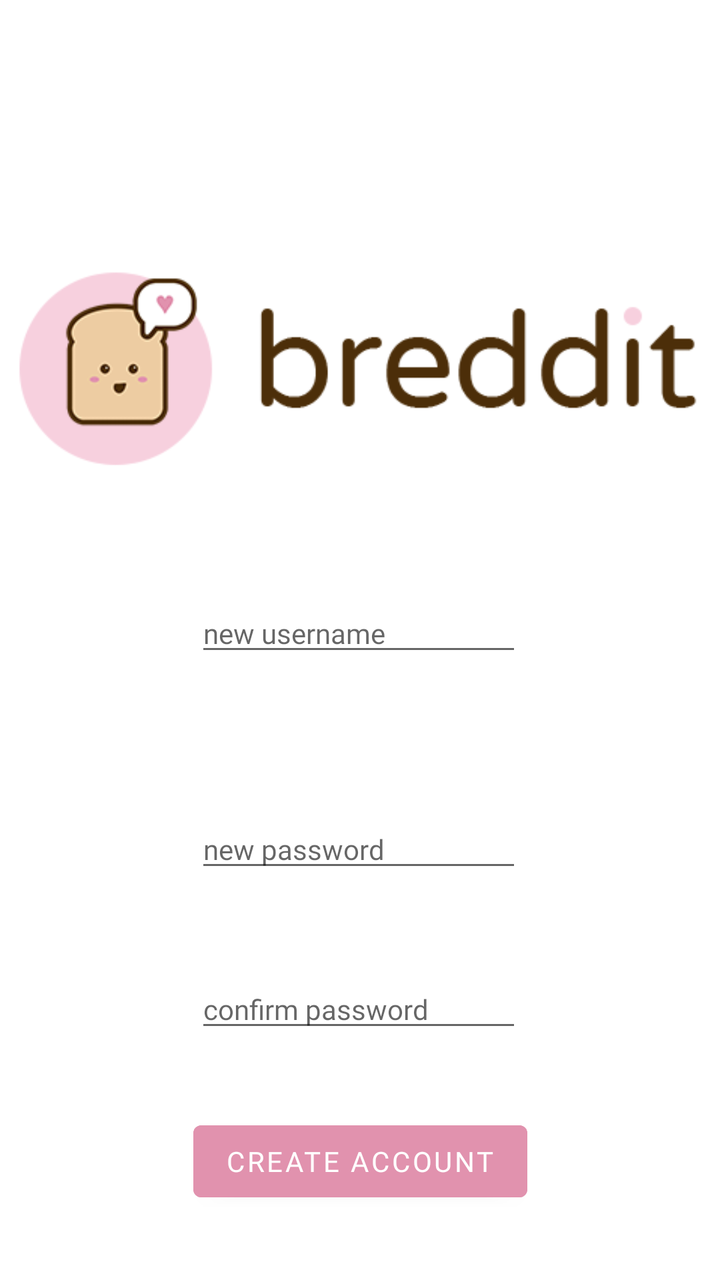
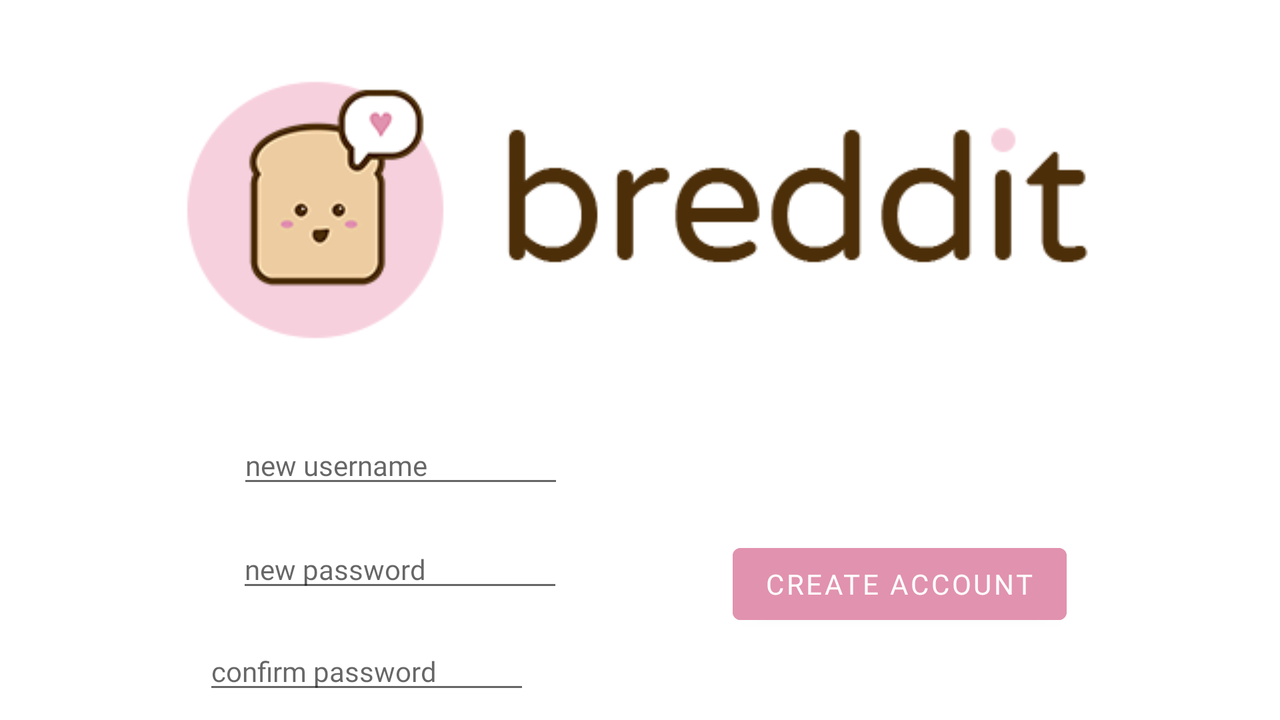

Two renders of one Android screen. The first uses the default layout on a phone; the second uses the alternative layout the repository ships for a different screen configuration, on a matching device. The two XML files are below.
<!-- AndroidManifest.xml: application theme Theme.BredditLight -->
<!-- res/layout/activity_create_new_account.xml -->
<?xml version="1.0" encoding="utf-8"?>
<androidx.constraintlayout.widget.ConstraintLayout xmlns:android="http://schemas.android.com/apk/res/android"
    xmlns:app="http://schemas.android.com/apk/res-auto"
    xmlns:tools="http://schemas.android.com/tools"
    android:layout_width="match_parent"
    android:layout_height="match_parent"
    tools:context=".SignIn.CreateNewAccountActivity">

    <ImageView
        android:id="@+id/imageView2"
        android:layout_width="wrap_content"
        android:layout_height="wrap_content"
        android:layout_marginTop="100dp"
        android:layout_marginBottom="32dp"
        android:src="@drawable/breddit_logo_long_white"
        app:layout_constraintBottom_toTopOf="@+id/create_new_account_username_1"
        app:layout_constraintEnd_toEndOf="parent"
        app:layout_constraintStart_toStartOf="parent"
        app:layout_constraintTop_toTopOf="parent" />

    <Button
        android:id="@+id/create_new_account_button"
        android:layout_width="wrap_content"
        android:layout_height="wrap_content"
        android:backgroundTint="#E192AE"
        android:fontFamily="@font/varela_round"
        android:text="@string/create_acc_button"
        app:layout_constraintBottom_toBottomOf="parent"
        app:layout_constraintEnd_toEndOf="parent"
        app:layout_constraintStart_toStartOf="parent"
        app:layout_constraintTop_toBottomOf="@+id/create_new_account_password_confirm" />

    <EditText
        android:id="@+id/create_new_account_username_1"
        android:layout_width="wrap_content"
        android:layout_height="wrap_content"
        android:layout_marginTop="32dp"
        android:ems="10"
        android:fontFamily="@font/varela_round"
        android:hint="@string/create_acc_new_user_hint"
        android:inputType="textEmailAddress"
        android:textSize="14sp"
        app:layout_constraintEnd_toEndOf="parent"
        app:layout_constraintHorizontal_bias="0.497"
        app:layout_constraintStart_toStartOf="parent"
        app:layout_constraintTop_toBottomOf="@+id/imageView2" />

    <EditText
        android:id="@+id/create_new_account_password"
        android:layout_width="wrap_content"
        android:layout_height="wrap_content"
        android:layout_marginTop="72dp"
        android:ems="10"
        android:fontFamily="@font/varela_round"
        android:hint="@string/create_acc_new_password_hint"
        android:inputType="textPassword"
        android:textSize="14sp"
        app:layout_constraintEnd_toEndOf="parent"
        app:layout_constraintHorizontal_bias="0.497"
        app:layout_constraintStart_toStartOf="parent"
        app:layout_constraintTop_toBottomOf="@+id/create_new_account_username_1" />

    <EditText
        android:id="@+id/create_new_account_password_confirm"
        android:layout_width="wrap_content"
        android:layout_height="wrap_content"
        android:layout_marginTop="44dp"
        android:ems="10"
        android:fontFamily="@font/varela_round"
        android:hint="@string/create_acc_confirm_password_hint"
        android:inputType="textPassword"
        android:textSize="14sp"
        app:layout_constraintEnd_toEndOf="parent"
        app:layout_constraintHorizontal_bias="0.497"
        app:layout_constraintStart_toStartOf="parent"
        app:layout_constraintTop_toBottomOf="@+id/create_new_account_password" />
</androidx.constraintlayout.widget.ConstraintLayout>
<!-- resources referenced by this layout -->
<resources>
  <!-- drawable breddit_logo_long_white: png bitmap (drawable, 11628 bytes) -->
  <string name="create_acc_button">Create Account</string>
  <string name="create_acc_confirm_password_hint">confirm password</string>
  <string name="create_acc_new_password_hint">new password</string>
  <string name="create_acc_new_user_hint">new username</string>
  <style name="Theme.BredditLight" parent="Theme.MaterialComponents.DayNight.NoActionBar">
          
          <item name="colorPrimary">@color/pink</item>
          <item name="colorPrimaryVariant">@color/dark_pink</item>
          <item name="colorOnPrimary">@color/white</item>
          
          <item name="colorSecondary">@color/grey</item>
          <item name="colorSecondaryVariant">@color/dark_pink</item>
          <item name="colorOnSecondary">@color/black</item>
          
          <item name="android:statusBarColor" tools:targetApi="l">?attr/colorPrimaryVariant</item>
          
      </style>
  <color name="pink">#f7d0de</color>
  <color name="dark_pink">#e192ae</color>
  <color name="white">#FFFFFFFF</color>
  <color name="grey">#d5d5d5</color>
  <color name="black">#FF000000</color>
</resources>
<!-- res/layout-land/activity_create_new_account.xml (the repository's variant of the layout above) -->
<!-- drawn on the phone turned sideways -->
<?xml version="1.0" encoding="utf-8"?>
<androidx.constraintlayout.widget.ConstraintLayout xmlns:android="http://schemas.android.com/apk/res/android"
    xmlns:app="http://schemas.android.com/apk/res-auto"
    xmlns:tools="http://schemas.android.com/tools"
    android:layout_width="match_parent"
    android:layout_height="match_parent"
    tools:context=".SignIn.CreateNewAccountActivity">

    <ImageView
        android:id="@+id/imageView2"
        android:layout_width="wrap_content"
        android:layout_height="wrap_content"
        android:layout_marginTop="20dp"
        android:src="@drawable/breddit_logo_long_white"
        app:layout_constraintEnd_toEndOf="parent"
        app:layout_constraintHorizontal_bias="0.501"
        app:layout_constraintStart_toStartOf="parent"
        app:layout_constraintTop_toTopOf="parent" />

    <Button
        android:id="@+id/create_new_account_button"
        android:layout_width="wrap_content"
        android:layout_height="wrap_content"
        android:layout_marginEnd="20dp"
        android:layout_marginBottom="20dp"
        android:backgroundTint="#E192AE"
        android:fontFamily="@font/varela_round"
        android:text="@string/create_acc_button"
        app:layout_constraintBottom_toBottomOf="parent"
        app:layout_constraintEnd_toEndOf="parent"
        app:layout_constraintHorizontal_bias="0.809"
        app:layout_constraintStart_toStartOf="parent"
        app:layout_constraintTop_toTopOf="parent"
        app:layout_constraintVertical_bias="0.918" />

    <EditText
        android:id="@+id/create_new_account_username_1"
        android:layout_width="wrap_content"
        android:layout_height="wrap_content"
        android:layout_marginTop="28dp"
        android:ems="10"
        android:fontFamily="@font/varela_round"
        android:hint="@string/create_acc_new_user_hint"
        android:inputType="textEmailAddress"
        android:textSize="14sp"
        app:layout_constraintEnd_toEndOf="parent"
        app:layout_constraintHorizontal_bias="0.249"
        app:layout_constraintStart_toStartOf="parent"
        app:layout_constraintTop_toBottomOf="@+id/imageView2" />

    <EditText
        android:id="@+id/create_new_account_password"
        android:layout_width="wrap_content"
        android:layout_height="wrap_content"
        android:layout_marginTop="16dp"
        android:ems="10"
        android:fontFamily="@font/varela_round"
        android:hint="@string/create_acc_new_password_hint"
        android:inputType="textPassword"
        android:textSize="14sp"
        app:layout_constraintEnd_toEndOf="parent"
        app:layout_constraintHorizontal_bias="0.248"
        app:layout_constraintStart_toStartOf="parent"
        app:layout_constraintTop_toBottomOf="@+id/create_new_account_username_1" />

    <EditText
        android:id="@+id/create_new_account_password_confirm"
        android:layout_width="wrap_content"
        android:layout_height="wrap_content"
        android:layout_marginTop="15dp"
        android:layout_marginBottom="20dp"
        android:ems="10"
        android:fontFamily="@font/varela_round"
        android:hint="@string/create_acc_confirm_password_hint"
        android:inputType="textPassword"
        android:textSize="14sp"
        app:layout_constraintBottom_toBottomOf="parent"
        app:layout_constraintEnd_toStartOf="@+id/create_new_account_button"
        app:layout_constraintStart_toStartOf="parent"
        app:layout_constraintTop_toBottomOf="@+id/create_new_account_password"
        app:layout_constraintVertical_bias="0.0" />

</androidx.constraintlayout.widget.ConstraintLayout>
